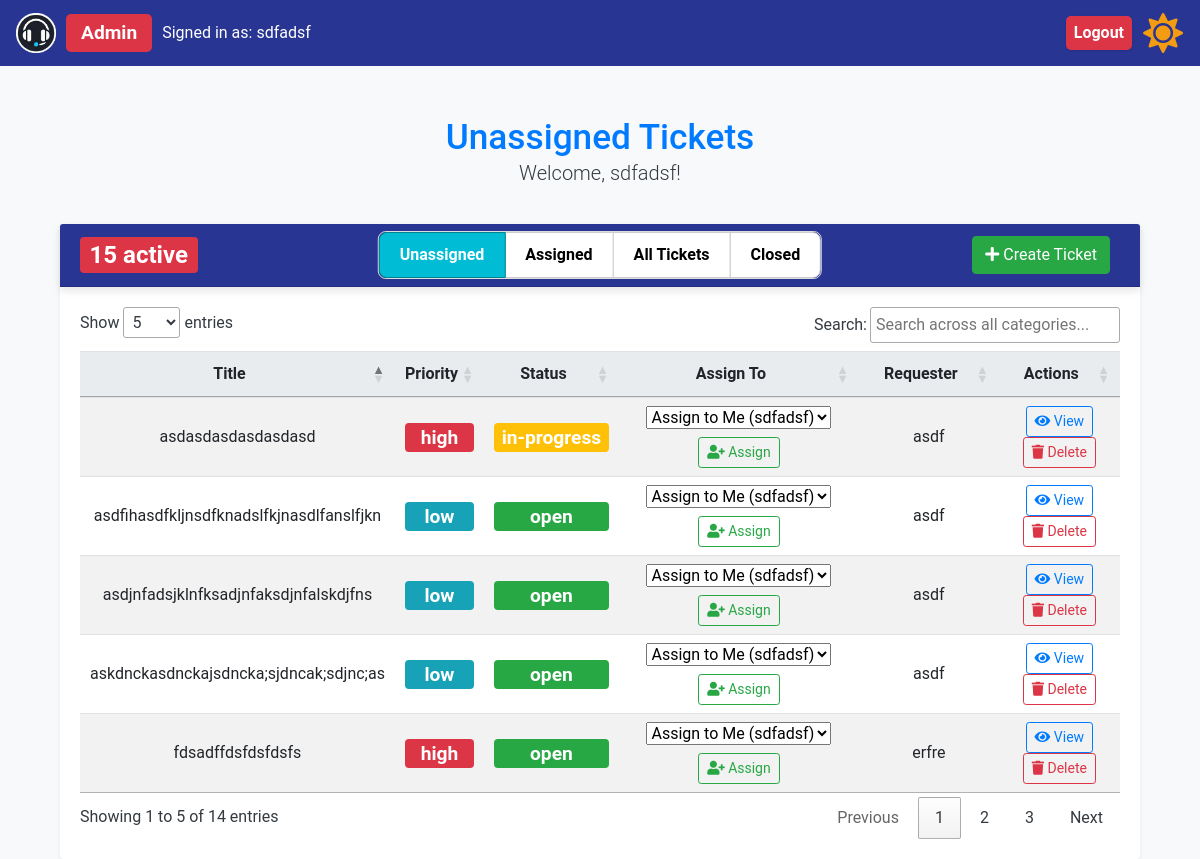
Page /unassigned_tickets (signed in) on the earlier database version.
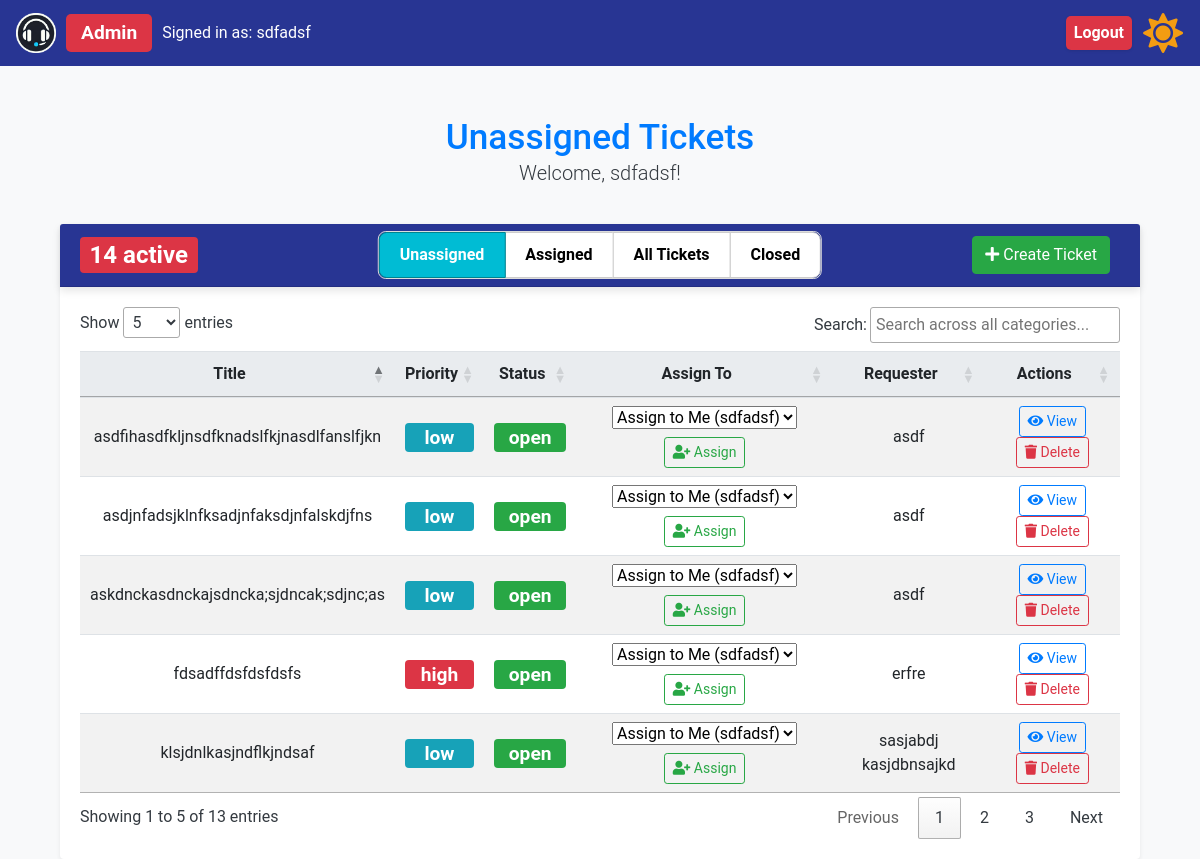
Same page on the later database version.
### app/models.py (models this page shows, shortened)
class Ticket(db.Model):
    id = db.Column(db.Integer, primary_key=True)
    title = db.Column(db.String(150), nullable=False)
    description = db.Column(db.Text, nullable=False)
    status = db.Column(db.String(50), nullable=False)
    priority = db.Column(db.String(50), nullable=False)
    created_at = db.Column(db.DateTime, default=lambda: datetime.now(timezone.utc))
    updated_at = db.Column(
        db.DateTime,
        default=lambda: datetime.now(timezone.utc),
        onupdate=lambda: datetime.now(timezone.utc),
    )
    assigned_to = db.Column(db.Integer, db.ForeignKey("user.id"))
    user_id = db.Column(db.Integer, db.ForeignKey("user.id"))
    creator = db.relationship(
        "User",
        foreign_keys=[user_id],
        back_populates="created_tickets",
        overlaps="assigned_tickets,comments",
    )
    assignee = db.relationship(
        "User",
        foreign_keys=[assigned_to],
        back_populates="assigned_tickets",
        overlaps="created_tickets,comments",
    )
    ticket_comments = db.relationship("Comment", back_populates="ticket")

class User(UserMixin, db.Model):
    id = db.Column(db.Integer, primary_key=True)
    name = db.Column(db.String(150), nullable=False)
    email = db.Column(db.String(150), unique=True, nullable=False)
    password_hash = db.Column(db.String(150), nullable=False)
    role = db.Column(db.String(50), nullable=False)
    created_tickets = db.relationship(
        "Ticket",
        foreign_keys="Ticket.user_id",
        back_populates="creator",
        overlaps="assigned_tickets,comments",
    )
    assigned_tickets = db.relationship(
        "Ticket",
        foreign_keys="Ticket.assigned_to",
        back_populates="assignee",
        overlaps="created_tickets,comments",
    )
    user_comments = db.relationship(
        "Comment", back_populates="commenter", overlaps="commenter,comments"
    )

### app/routes.py (the view, shortened to what this page needs)
@bp.route("/unassigned_tickets", methods=["GET", "POST"])
@login_required
def unassigned_tickets():
    if current_user.role != "support" and current_user.role != "admin":
        flash("Only support staff and admins can view this page.", "warning")
        return redirect(url_for("main.all_tickets"))
    unassigned_tickets = Ticket.query.filter_by(assigned_to=None).all()
    print(f"Unassigned tickets: {unassigned_tickets}")
    support_staff = User.query.filter(User.role.in_(["admin", "support"])).all()
    return render_template(
        "unassigned_tickets.html",
        unassigned_tickets=unassigned_tickets,
        support_staff=support_staff,
        view="unassigned",
    )

### app/__init__.py (called while the page is built)
def create_app(config=None):
    app = Flask(__name__, instance_relative_config=True)
    if config:
        app.config.from_object(config)
    else:
        app.config.from_pyfile("config.py")  # Default to development config
    db.init_app(app)
    login_manager.init_app(app)
    migrate.init_app(app, db)
    csrf.init_app(app)  # Initialize CSRF protection with the app
    moment.init_app(app)  # Initialize Flask-Moment with the app
    from .models import User  # Ensure User model is correctly defined
    @login_manager.user_loader
    def load_user(user_id):
        return User.query.get(int(user_id))
    from .routes import bp  # Ensure bp is defined as a Blueprint in routes.py
    app.register_blueprint(bp)
    return app

### app/templates/unassigned_tickets.html (shortened to what the changed rows need)
{% extends "base.html" %}
{% block content %}
<div class="container mt-5">
  <div class="row mb-2">
    <div class="col-12 text-center">
      <h2 class="text-primary mb-0">Unassigned Tickets</h2>
    </div>
  </div>
  <div class="card shadow-sm">
    <div class="card-header bg-primary text-white d-flex justify-content-between align-items-center position-relative">
      <div class="d-flex align-items-center">
        <span class="badge {{ badge_class }}">
          {{ open_tickets_count }} active
        </span>
      </div>
      <div class="toggle-buttons">
      </div>
      <div class="ms-auto">
      </div>
    </div>
    <div class="card-body">
      <table id="tickets-table" class="table table-striped table-hover">
        <thead>
          <tr>
            <th class="text-center">Title</th>
            <th class="text-center">Priority</th>
            <th class="text-center">Status</th>
            {% if current_user.role == 'admin' %}
            <th class="text-center">Assign To</th>
            {% endif %}
            <th class="text-center">Requester</th>
            <th class="text-center">Actions</th>
          </tr>
        </thead>
        <tbody>
          {% if unassigned_tickets|length == 0 %}
          <tr>
            <td class="text-center">-</td>
            <td class="text-center">-</td>
            <td class="text-center">-</td>
            {% if current_user.role == 'admin' %}
            <td class="text-center">-</td>
            {% endif %}
            <td class="text-center">-</td>
            <td class="text-center">No tickets available</td>
          </tr>
          {% else %}
          {% for ticket in unassigned_tickets %}
          <tr>
            <td class="text-center">{{ ticket.title }}</td>
            <td class="text-center">
              <span class="badge dashboard-badge priority-{{ ticket.priority }}">
                  {{ ticket.priority }}
              </span>
          </td>
          <td class="text-center">
            <span class="badge dashboard-badge status-{{ ticket.status }}">
              {{ ticket.status }}
              </span>
          </td>
            {% if current_user.role == 'admin' %}
            <td class="text-center">
              <form method="POST" action="{{ url_for('main.unassigned_tickets') }}">
                <select name="assigned_to" class="form-select form-select-sm mb-2">
                  <option value="{{ current_user.id }}">
                    Assign to Me ({{ current_user.name }})
                  </option>
                </select>
                <button type="submit" class="btn btn-outline-success btn-sm">
                  <i class="fas fa-user-plus"></i> Assign
                </button>
              </form>
            </td>
            {% endif %}
            <td class="text-center">{{ ticket.creator.name }}</td>
            <td class="text-center">
              <a href="{{ url_for('main.ticket_details', ticket_id=ticket.id) }}" class="btn btn-outline-primary btn-sm">
                <i class="fas fa-eye"></i> View
              </a>
              {% if current_user.role == 'admin' %}
              <form method="POST" action="{{ url_for('main.delete_ticket', ticket_id=ticket.id) }}" style="display: inline" onsubmit="return confirm('Are you sure you want to delete this ticket?');">
                <button type="submit" class="btn btn-outline-danger btn-sm">
                  <i class="fas fa-trash"></i> Delete
                </button>
              </form>
              {% endif %}
            </td>
          </tr>
          {% endfor %}
          {% endif %}
        </tbody>
      </table>
    </div>
  </div>
</div>
{% endblock %}

Differences in the rows shown:
removed Ticket: title "asdasdasdasdasdasd", priority "high", status "in-progress", creator.name "asdf"
now on this page (row unchanged): Ticket: title "klsjdnlkasjndflkjndsaf", priority "low", status "open", creator.name "sasjabdj kasjdbnsajkd"
Other differences:
{{ open_tickets_count }}: "15" → "14"
text written by a page script: "Show entries Search: Showing 1 to 5 of 14 entries Previous 1 2 3 Next" → "Show entries Search: Showing 1 to 5 of 13 entries Previous 1 2 3 Next"
